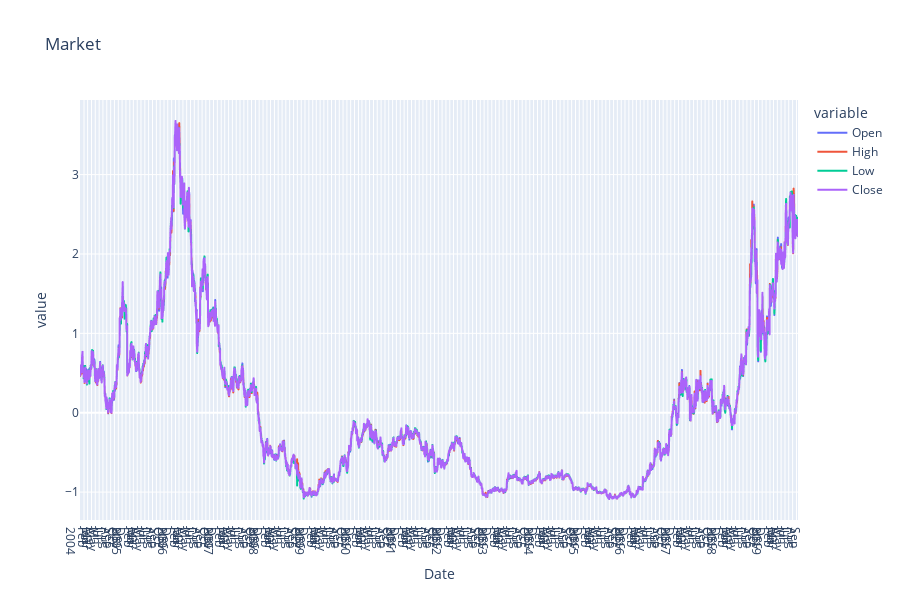

Write notebook code for a chart like this one.
### Code cell
fig = px.line(amd_plot_train, x="Date", y=amd_plot_train.columns,
              hover_data={"Date": "|%B %d, %Y"},
              title='Market')
fig.update_xaxes(
    dtick="M1",
    tickformat="%b\n%Y")
fig.update_layout(height = 600,width = 900)
fig.show()

### Figure 1 — Plotly figure (JSON) as saved in the notebook; plotly's stock layout.template omitted (floating-point values rounded to 4 significant figures; data arrays with more than 128 entries replaced by an {"elided": "..."} marker saying what was removed)
{"data": [{"hovertemplate": "variable=Open<br>Date=%{x|%B %d, %Y}<br>value=%{y}<extra></extra>", "legendgroup": "Open", "line": {"color": "#636efa", "dash": "solid"}, "marker": {"symbol": "circle"}, "mode": "lines", "name": "Open", "showlegend": true, "type": "scattergl", "x": {"elided": "3953 str values"}, "xaxis": "x", "y": {"elided": "3953 float values"}, "yaxis": "y"}, {"hovertemplate": "variable=High<br>Date=%{x|%B %d, %Y}<br>value=%{y}<extra></extra>", "legendgroup": "High", "line": {"color": "#EF553B", "dash": "solid"}, "marker": {"symbol": "circle"}, "mode": "lines", "name": "High", "showlegend": true, "type": "scattergl", "x": {"elided": "3953 str values"}, "xaxis": "x", "y": {"elided": "3953 float values"}, "yaxis": "y"}, {"hovertemplate": "variable=Low<br>Date=%{x|%B %d, %Y}<br>value=%{y}<extra></extra>", "legendgroup": "Low", "line": {"color": "#00cc96", "dash": "solid"}, "marker": {"symbol": "circle"}, "mode": "lines", "name": "Low", "showlegend": true, "type": "scattergl", "x": {"elided": "3953 str values"}, "xaxis": "x", "y": {"elided": "3953 float values"}, "yaxis": "y"}, {"hovertemplate": "variable=Close<br>Date=%{x|%B %d, %Y}<br>value=%{y}<extra></extra>", "legendgroup": "Close", "line": {"color": "#ab63fa", "dash": "solid"}, "marker": {"symbol": "circle"}, "mode": "lines", "name": "Close", "showlegend": true, "type": "scattergl", "x": {"elided": "3953 str values"}, "xaxis": "x", "y": {"elided": "3953 float values"}, "yaxis": "y"}], "layout": {"height": 600, "legend": {"title": {"text": "variable"}, "tracegroupgap": 0}, "title": {"text": "Market"}, "width": 900, "xaxis": {"anchor": "y", "domain": [0, 1], "dtick": "M1", "tickformat": "%b\n%Y", "title": {"text": "Date"}}, "yaxis": {"anchor": "x", "domain": [0, 1], "title": {"text": "value"}}}}
